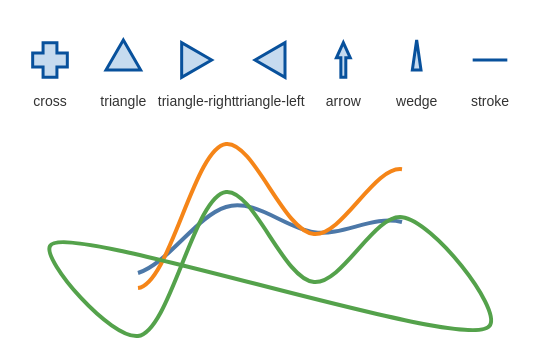

Write the Vega-Lite specification saved for this chart.
### Vega specification from a JSON file in a GitHub repository (floating-point values rounded to 4 significant figures)
{"$schema": "https://vega.github.io/schema/vega/v6.json", "description": "The seven built-in symbol shapes and three curve families no fixture had drawn. The shapes are the ones a chart reaches for when circles and squares are taken: cross, the four triangles that are not up or down, the arrow and the wedge that point, and the stroke that is a line rather than an area. The curves are the open and closed forms that the earlier fixtures skipped — an open basis and catmull-rom drop the segments that need points outside the series, and a closed catmull-rom joins the ends, so all three draw a different outline through the same points.", "width": 260, "height": 170, "padding": 5, "background": "white", "data": [{"name": "shapes", "values": [{"s": "cross", "i": 0}, {"s": "triangle", "i": 1}, {"s": "triangle-right", "i": 2}, {"s": "triangle-left", "i": 3}, {"s": "arrow", "i": 4}, {"s": "wedge", "i": 5}, {"s": "stroke", "i": 6}]}, {"name": "series", "values": [{"x": 0, "y": 30}, {"x": 1, "y": 5}, {"x": 2, "y": 45}, {"x": 3, "y": 20}, {"x": 4, "y": 38}, {"x": 5, "y": 8}]}], "scales": [{"name": "col", "type": "linear", "domain": [0, 6], "range": [20, 240]}, {"name": "x", "type": "linear", "domain": [0, 5], "range": [20, 240]}, {"name": "y", "type": "linear", "domain": [0, 50], "range": [160, 70]}], "marks": [{"type": "symbol", "from": {"data": "shapes"}, "encode": {"enter": {"x": {"scale": "col", "field": "i"}, "y": {"value": 25}, "size": {"value": 300}, "shape": {"field": "s"}, "fill": {"value": "#c6dbef"}, "stroke": {"value": "#08519c"}, "strokeWidth": {"value": 1.5}}}}, {"type": "text", "from": {"data": "shapes"}, "encode": {"enter": {"x": {"scale": "col", "field": "i"}, "y": {"value": 48}, "text": {"field": "s"}, "align": {"value": "center"}, "fontSize": {"value": 7}, "fill": {"value": "#333333"}}}}, {"type": "line", "from": {"data": "series"}, "encode": {"enter": {"x": {"scale": "x", "field": "x"}, "y": {"scale": "y", "field": "y"}, "interpolate": {"value": "basis-open"}, "stroke": {"value": "#4c78a8"}, "strokeWidth": {"value": 2}}}}, {"type": "line", "from": {"data": "series"}, "encode": {"enter": {"x": {"scale": "x", "field": "x"}, "y": {"scale": "y", "field": "y", "offset": -12}, "interpolate": {"value": "catmull-rom-open"}, "stroke": {"value": "#f58518"}, "strokeWidth": {"value": 2}}}}, {"type": "line", "from": {"data": "series"}, "encode": {"enter": {"x": {"scale": "x", "field": "x"}, "y": {"scale": "y", "field": "y", "offset": 12}, "interpolate": {"value": "catmull-rom-closed"}, "stroke": {"value": "#54a24b"}, "strokeWidth": {"value": 2}, "fill": {"value": "transparent"}}}}]}
